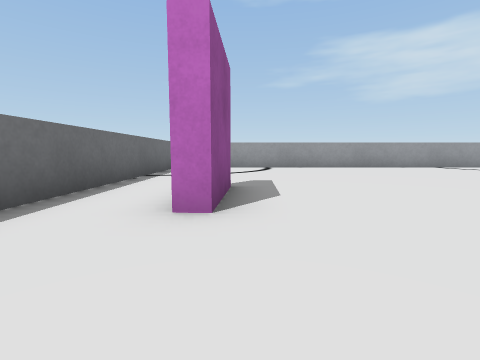
View 1 (above)

12 first-person views from a walk through a Webots world. The camera is 0.03 m above the floor, tilts 6° down and sees 85° across. The floor is counted in squares, 0.05 m on a side. Each view is taken from the middle of a square. On the plan, view 1 faces up. The plan holds only what a view shows up to about 9 squares ahead; the rest is blank. Robots are left out. Webots' stock objects and surfaces are drawn as simple stand-ins.

View 2
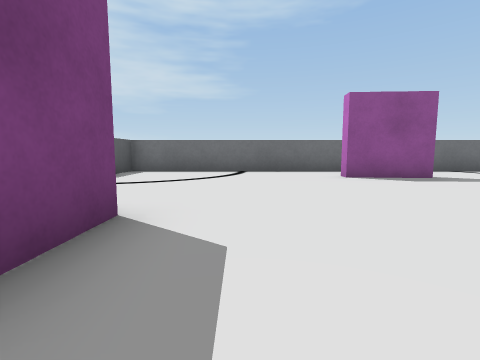

View 3
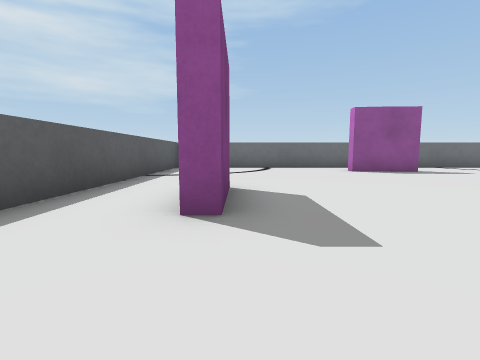

View 4
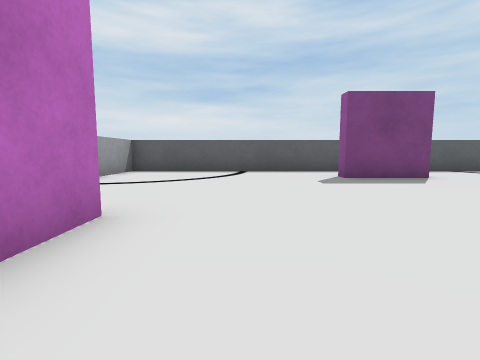

View 5
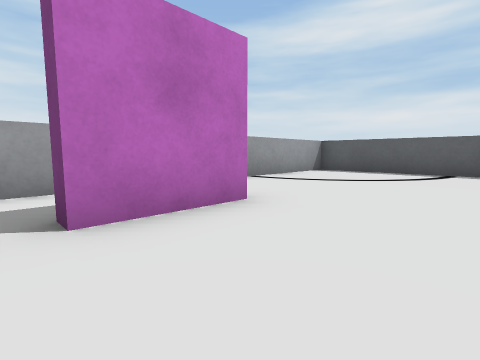

View 6
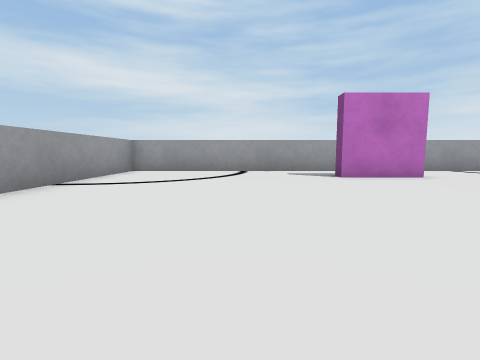

View 7
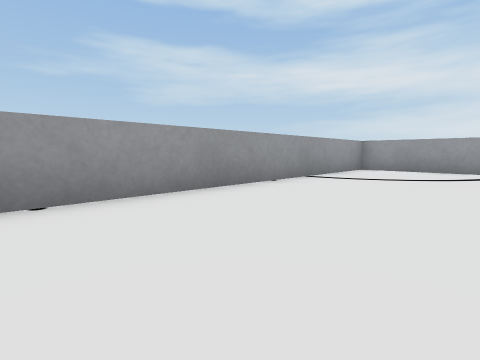

View 8
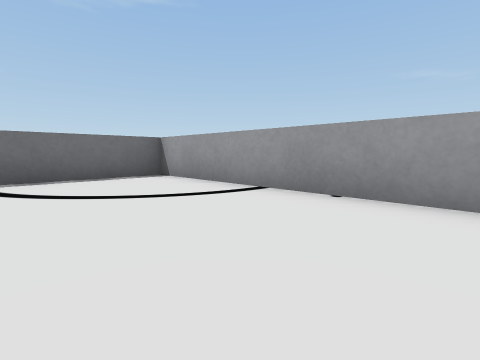

View 9
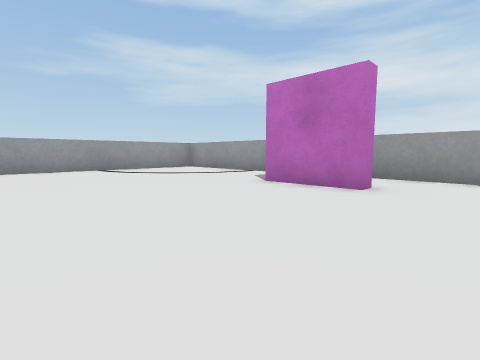

View 10
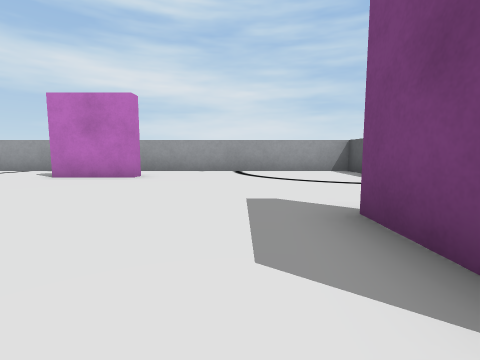

View 11
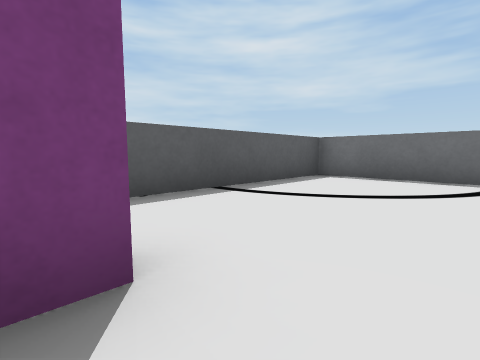

View 12
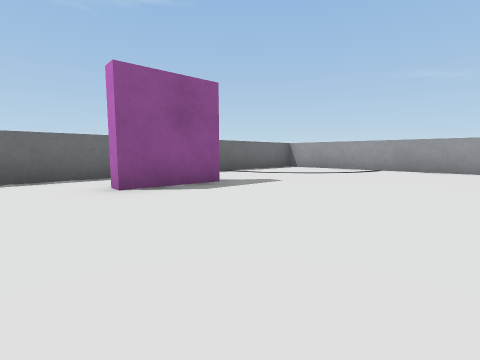

### Floor plan
Points are (right, up) in squares from view 1. A wall is a line through its corners. A room is listed if a view was taken in it or the views show most of it. See-through windows are left out.
Room 1 (views 1, 2, 3, 4, 5, 6, 7, 8, 9, 10, 11, 12)
walls: (-0.2, 4.6) (-0.3, 2.6) (-0.8, 2.6); (3.5, -1.2) (5.5, -1.2) (5.5, -1.6); (9.8, 2.5) (9.3, 2.5) (9.3, 4.5) (9.8, 4.5); (-2.5, 10.5) (-2.5, -3.5) (11.5, -3.5) (11.5, 10.5) (-2.5, 10.5)

Where each view was taken, in squares from view 1:
view 1: 0 up, 0 right, facing up
view 2: 0 up, 6 right, facing left
view 3: 1 down, 8 right, facing left
view 4: 5 up, 8 right, facing down
view 5: 5 up, 7 right, facing down-right
view 6: 7 up, 3 right, facing right
view 7: 7 up, 2 right, facing up-right
view 8: 7 up, 4 right, facing up-left
view 9: 1 up, 5 right, facing up-right
view 10: 0 up, 3 right, facing right
view 11: 0 up, 4 right, facing down-left
view 12: 1 up, 4 right, facing up-left
